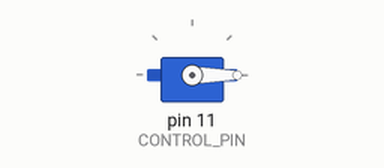
Recording of a program running on a simulated Raspberry Pi (header pin numbers). Parts: servo. Servo angles are drawn from the pulse width (0.5 ms = 0°, 2.5 ms = 180°); what the program prints to the terminal is not drawn.

Above: at 0.1 s.
At 8.1 s:
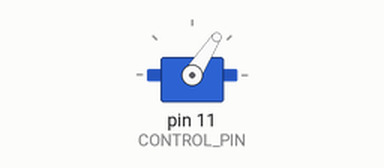
At 18.1 s:
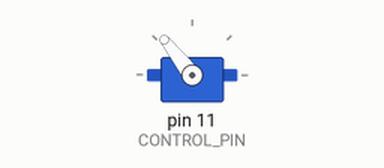
At 38.1 s:
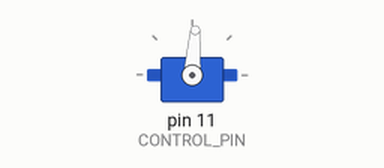
Timing chart, 0 to 39.6 s (numbered marks = the images above):
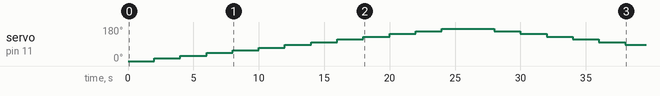

The program:

PWM_sg90.py
```python
import RPi.GPIO as GPIO
import time

CONTROL_PIN = 11 # GPIO17
PWM_FREQ = 50
STEP = 15

GPIO.setmode(GPIO.BOARD)
GPIO.setup(CONTROL_PIN, GPIO.OUT)

pwm = GPIO.PWM(CONTROL_PIN, PWM_FREQ)
pwm.start(0)


def angle_to_duty_cycle(angle=0):
    duty_cycle = (0.05 * PWM_FREQ) + (0.19 * PWM_FREQ * angle / 180)
    return duty_cycle


try:
    print('按下 Ctrl-C 可停止程式')
    for angle in range(0, 181, STEP):
        dc = angle_to_duty_cycle(angle)
        pwm.ChangeDutyCycle(dc)
        print('角度={: >3}, 工作週期={:.2f}'.format(angle, dc))
        time.sleep(2)
    for angle in range(180, -1, -STEP):
        dc = angle_to_duty_cycle(angle)
        print('角度={: >3}, 工作週期={:.2f}'.format(angle, dc))
        pwm.ChangeDutyCycle(dc)
        time.sleep(2)
    pwm.ChangeDutyCycle(angle_to_duty_cycle(90))
    while True:
        next
except KeyboardInterrupt:
    print('關閉程式')
finally:
    pwm.stop()
    GPIO.cleanup()
```

Measured:
- by itself, servo on pin 11 (CONTROL_PIN): rises from 0° to 171° in 22.0 s, then falls to 86° in 14.0 s
